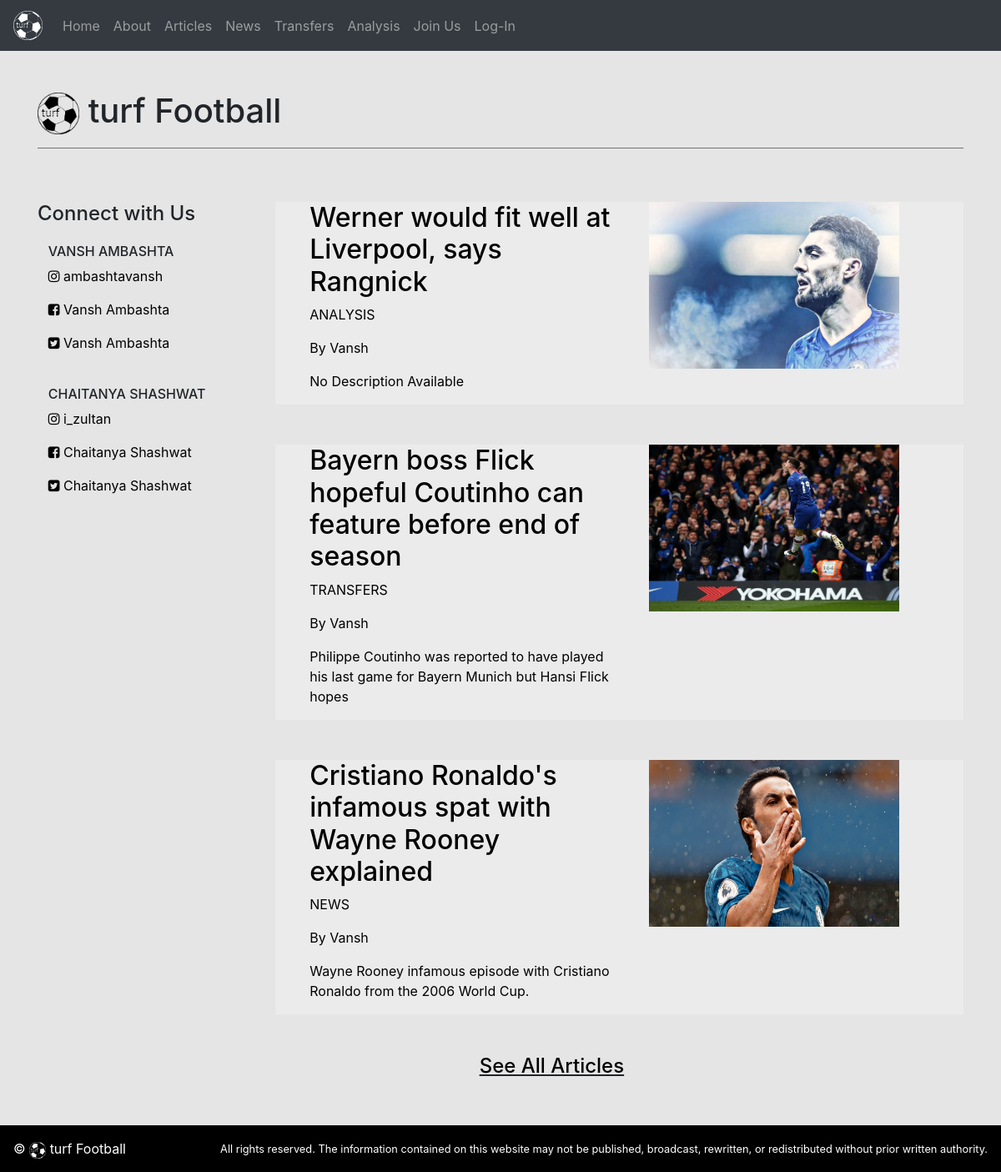
/, run on an earlier commit of the app's database.
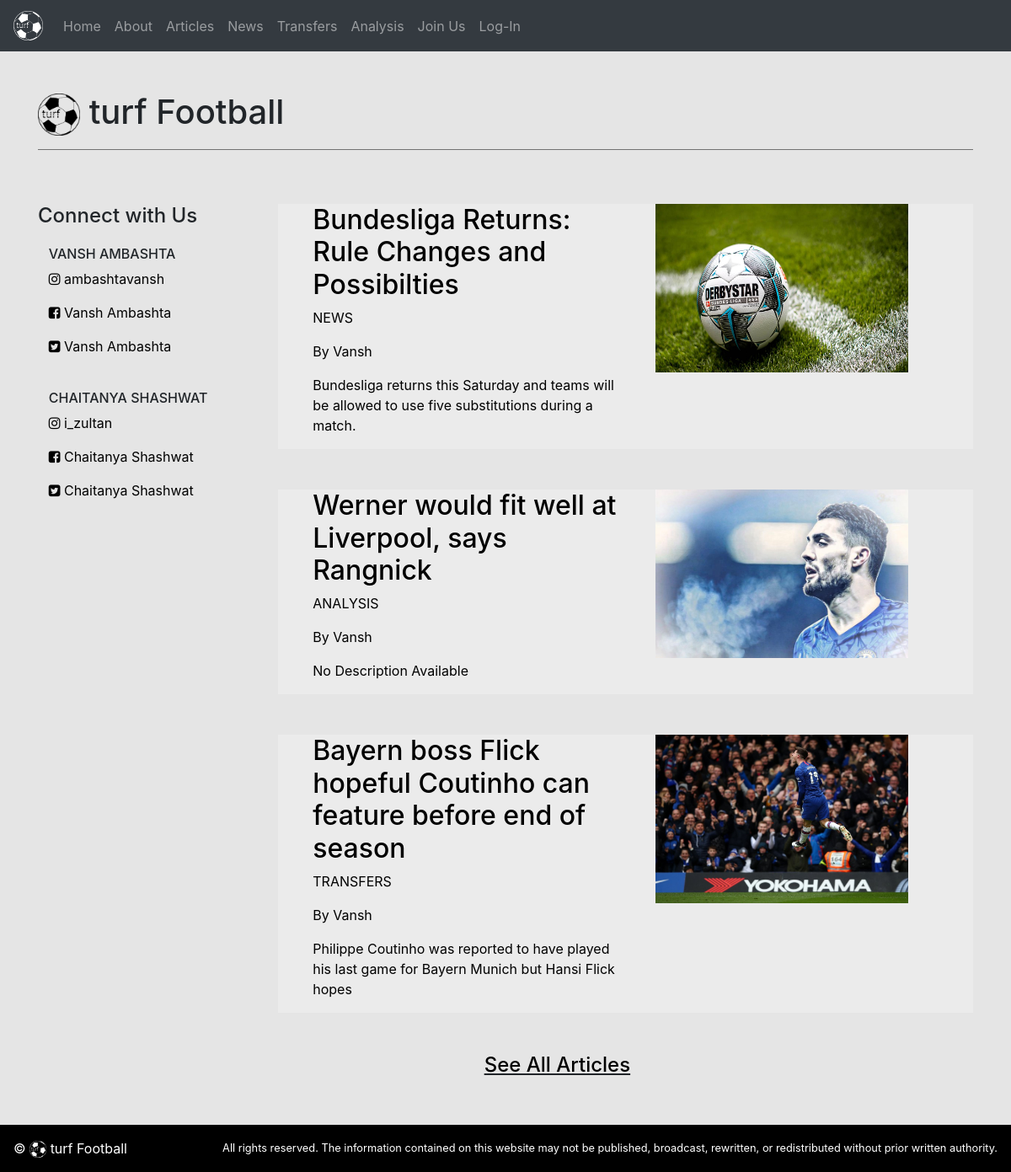
And on a later commit of the database.
### articles/models.py (models this page shows)
class Article(models.Model):
    title = models.CharField(max_length=100)
    description = models.CharField(max_length=100,default='No Description Available')
    slug = models.SlugField()
    body = models.TextField()
    date = models.DateTimeField(auto_now_add = True) # automatically put datestamp
    type = models.CharField(max_length=10,choices=TYPE_CHOICES)
    thumb = models.ImageField(upload_to='thumbnail_pics',blank=True)
    author = models.ForeignKey(User,on_delete = models.CASCADE,default=None)

### football_blog/views.py (the view)
# urls.py: url(r'^$',views.home,name='home_page'),
def home(request):
    articles = Article.objects.all().order_by('-date')
    return render(request,'homepage.html',{'articles':articles})

### templates/homepage.html (shortened to what this page needs)
{% extends "base.html" %}
{% load static %}
  {% block body_block %}
  <link rel="stylesheet" type="text/css" href="{% static 'css/styling.css' %}">
    <h1 class="pt-5"><img src="{%static "images/logo_3.png"%}" style="width:50px;height:50px" alt="turf">  turf Football</h1>
    <hr color="grey">
    <div class="row mb-5">
    <div class="col-3">
      <h4 class="pt-5">Connect with Us</h4>
      <div class="vanshsocial">
      <h6>VANSH AMBASHTA</h6>
      <a class='sociallinks' href="https://www.instagram.com/ambashtavansh/" target="_blank"><p><i class="fa fa-instagram" aria-hidden="true"></i> ambashtavansh</p></a>
      <a class='sociallinks' href="https://www.facebook.com/vansh.ambashta" target="_blank"><p><i class="fa fa-facebook-square" aria-hidden="true"></i> Vansh Ambashta</p></a>
      <a class='sociallinks' href="https://twitter.com/VanshAmbashta" target="_blank"><p><i class="fa fa-twitter-square" aria-hidden="true"></i> Vansh Ambashta</p></a>
      </div>
      <div class="chetusocial">
      <h6 class="pt-4">CHAITANYA SHASHWAT</h6>
      <a class='sociallinks' href="https://www.instagram.com/i_zultan/" target="_blank"><p><i class="fa fa-instagram" aria-hidden="true"></i> i_zultan</p></a>
      <a class='sociallinks' href="https://www.facebook.com/chaitanya.shashwat.3" target="_blank"><p><i class="fa fa-facebook-square" aria-hidden="true"></i> Chaitanya Shashwat</p></a>
      <a class='sociallinks' href="https://twitter.com/ChaitanyaShash5" target="_blank"><p><i class="fa fa-twitter-square" aria-hidden="true"></i> Chaitanya Shashwat</p></a>
      </div>
    </div>
    <div class="col-9">
    {% for article in articles %}
    {% if forloop.counter < 4 %}
    <div class="article_block">
    <span title="{{article.title}}">
    <a href="{%url 'articles:detail' slug=article.slug %}">
    <div class="row mt-5">
    <div class="col-6">
        <h2>{{article.title}}</h2>
        <p>{{article.type}}</p>
        <p>By {{article.author}}</p>
        <p>{{article.description}}</p>
      </div>
      <div class="col-1">
        <img src="{{article.thumb.url}}" alt="NO IMAGE FOUND" style="width:300px;height:200px">
      </div>
    </div>
    </a>
    </span>
    </div>
    {% endif %}
    {% endfor %}
    <div class="see_more">
    <div class="row mt-5">
    <div class="col-6">
        <a href="{% url 'articles:articles_home' %}"><h4>See All Articles</h4></a>
      </div>
    </div>
    </div>
  </div>
</div>
  {% endblock %}

What changed in the data, as far as the page shows it:
no longer on this page (row unchanged): Article: title "Cristiano Ronaldo's infamous spat with Wayne Rooney explained", type "NEWS", author "Vansh", description "Wayne Rooney infamous episode with Cristiano Ronaldo from the 2006 World Cup.", thumb (picture)
added Article: title "Bundesliga Returns: Rule Changes and Possibilties", type "NEWS", author "Vansh", description "Bundesliga returns this Saturday and teams will be allowed to use five substitutions during a match.", thumb (picture)
